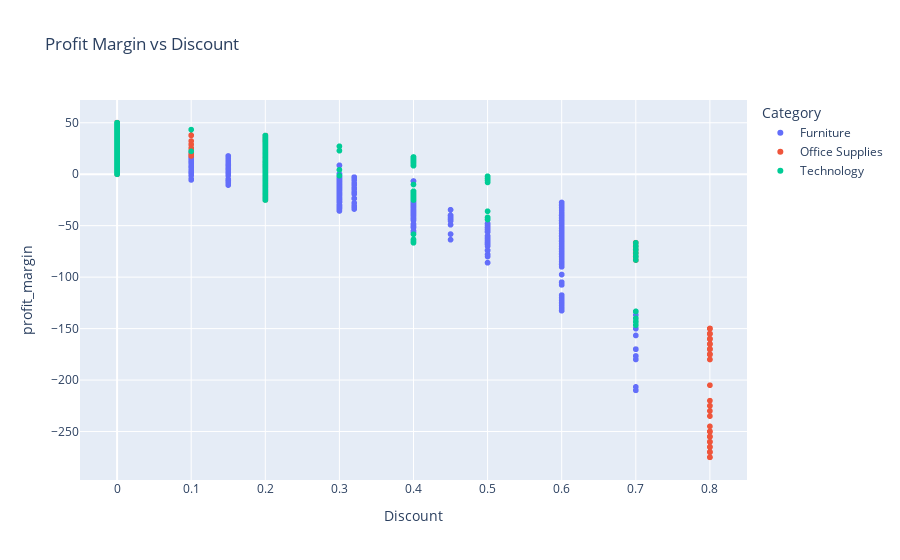

The notebook cell this image was saved under:
### Code cell
# Profit Margin vs Discount
fig = px.scatter(
    df2,
    x="Discount",
    y="profit_margin",
    color="Category",
    title="Profit Margin vs Discount",
)
fig.show()

### Figure 1 — Plotly figure (JSON) as saved in the notebook; plotly's stock layout.template omitted (floating-point values rounded to 4 significant figures; data arrays with more than 128 entries replaced by an {"elided": "..."} marker saying what was removed)
{"data": [{"hovertemplate": "Category=Furniture<br>Discount=%{x}<br>profit_margin=%{y}<extra></extra>", "legendgroup": "Furniture", "marker": {"color": "#636efa", "symbol": "circle"}, "mode": "markers", "name": "Furniture", "showlegend": true, "type": "scattergl", "x": {"elided": "1993 float values"}, "xaxis": "x", "y": {"elided": "1993 float values"}, "yaxis": "y"}, {"hovertemplate": "Category=Office Supplies<br>Discount=%{x}<br>profit_margin=%{y}<extra></extra>", "legendgroup": "Office Supplies", "marker": {"color": "#EF553B", "symbol": "circle"}, "mode": "markers", "name": "Office Supplies", "showlegend": true, "type": "scattergl", "x": {"elided": "5689 float values"}, "xaxis": "x", "y": {"elided": "5689 float values"}, "yaxis": "y"}, {"hovertemplate": "Category=Technology<br>Discount=%{x}<br>profit_margin=%{y}<extra></extra>", "legendgroup": "Technology", "marker": {"color": "#00cc96", "symbol": "circle"}, "mode": "markers", "name": "Technology", "showlegend": true, "type": "scattergl", "x": {"elided": "1739 float values"}, "xaxis": "x", "y": {"elided": "1739 float values"}, "yaxis": "y"}], "layout": {"legend": {"title": {"text": "Category"}, "tracegroupgap": 0}, "title": {"text": "Profit Margin vs Discount"}, "xaxis": {"anchor": "y", "domain": [0, 1], "title": {"text": "Discount"}}, "yaxis": {"anchor": "x", "domain": [0, 1], "title": {"text": "profit_margin"}}}}
